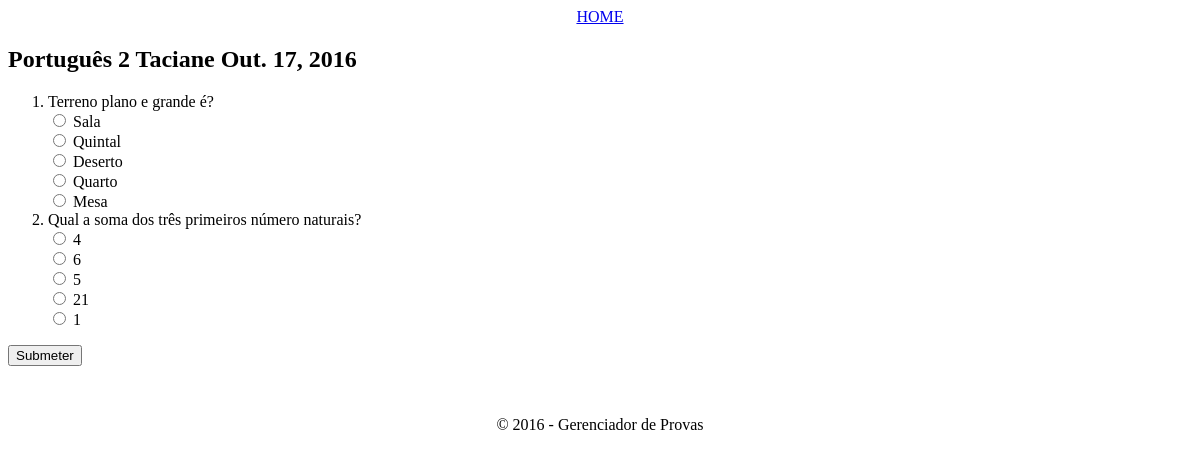
Screenshot of /provas/8/responder with the database file from the repository.
### provas/models.py (models this page shows, shortened)
class Prova(models.Model):
	NIVEL_PROVA = ((1, 'Fácil'), (2, 'Normal'), (3, 'Difícil'))
	nivel      = models.IntegerField(default=2, choices=NIVEL_PROVA)
	data       = models.DateField(null=False)
	autor      = models.CharField(max_length=20)
	disciplina = models.CharField(max_length=15)

class Questao(models.Model):
	ALTERNATIVA_CERTA = ((1, 'a'), (2, 'b'), (3, 'c'), (4, 'd'), (5, 'e'))
	prova                = models.ForeignKey(Prova, on_delete=models.CASCADE)
	enunciado            = models.CharField(null=True, max_length=200)
	alternativa_a        = models.CharField(null=True, max_length=50)
	alternativa_b        = models.CharField(null=True, max_length=50)
	alternativa_c        = models.CharField(null=True, max_length=50)
	alternativa_d        = models.CharField(null=True, max_length=50)
	alternativa_e 		 = models.CharField(null=True, max_length=50)
	alternativa_correta  = models.IntegerField(choices=ALTERNATIVA_CERTA)

### provas/views.py (the view)
# urls.py: url(r'^provas/(?P<id>\d+)/responder', views.ResponderProvaFormView.as_view(), name='responder_prova'),
class ResponderProvaFormView(TemplateView):
	template_name = 'provas/responder_prova.html'
	def get_context_data(self, **kwargs):
		provas = Prova.objects.get(id=self.kwargs['id'])
		questoes = provas.questao_set.all()
		acertos = self.acertos
		total   = self.questoes.count()
		success = self.success
		context = {
			'provas': provas,
			'questoes': questoes,
			'acertos': acertos,
			'total': total,
			'success': success,
		}
		return context
	def get(self, request, *args, **kwargs):
		provas = Prova.objects.get(id=self.kwargs['id'])
		self.questoes = provas.questao_set.all()
		self.respostas_list   = []
		self.questao_ids      = []
		self.questao_ids_fake = []
		self.alternativa_list = []
		self.acertos          = 0
		self.success          = False
		for resposta in range(0, (self.questoes.count())):
			self.questao_ids_fake.append(self.questoes.values_list('id')[resposta])
			self.questao_ids.append(''.join(map(str, self.questao_ids_fake[resposta])))
		for resposta in range(0, self.questoes.count()):
			x = self.questao_ids[resposta]
			self.respostas_list.append(request.GET.get(str(x)))
		self.questao_list = Questao.objects.filter(id__in=self.questao_ids)
		for x in range(0, (self.questoes.count())):
			alt_list = [
				(self.questao_list[x].alternativa_a),
				(self.questao_list[x].alternativa_b),
				(self.questao_list[x].alternativa_c),
				(self.questao_list[x].alternativa_d),
				(self.questao_list[x].alternativa_e)
			]
			self.alternativa_list.append(alt_list)
		for resposta in range(1, self.questoes.count()+1):
			if self.respostas_list[resposta-1] == self.alternativa_list[resposta-1][self.questao_list[resposta-1].alternativa_correta-1]:
				self.acertos += 1
				self.success = True
			elif self.respostas_list[resposta-1] is None:
				self.success = False
			else:
				self.success = True
		return self.render_to_response(
			self.get_context_data(
				success = True
			)
		)

### provas/templates/provas/responder_prova.html (shortened to what this page needs)
{% extends "provas/base.html" %}
{% block content %}
	<h2>{{ provas.disciplina }} {{ provas.nivel}} {{ provas.autor }} {{ provas.data }}</h2>
	{% if success %}
		<p>Você acertou {{ acertos }}/{{ total }}</p>
	{% else %}
	<form action="{% url 'responder_prova' provas.id %}" method="get">
		<ol type="1">
		{% for questao in questoes %}
			<li>{{ questao.enunciado }}</li>
				<input type="radio" name="{{ questao.id }}" value="{{ questao.alternativa_a }}">
				<label>{{ questao.alternativa_a }}</label><br>
				<input type="radio" name="{{ questao.id }}" value="{{ questao.alternativa_b }}">
				<label>{{ questao.alternativa_b }}</label><br>
				<input type="radio" name="{{ questao.id }}" value="{{ questao.alternativa_c }}">
				<label>{{ questao.alternativa_c }}</label><br>
				<input type="radio" name="{{ questao.id }}" value="{{ questao.alternativa_d }}">
				<label>{{ questao.alternativa_d }}</label><br>
				<input type="radio" name="{{ questao.id }}" value="{{ questao.alternativa_e }}">
				<label>{{ questao.alternativa_e }}</label>
		{% endfor %}
		</ol>
		<input type="submit" value="Submeter"></input>
	</form>
	{% endif %}
{% endblock %}

### provas/static/css/style.css (style rules this page uses)
h2 { text-align: left; }

### rows the page displays
Prova: disciplina "Português", nivel "2", autor "Taciane", data "Out. 17, 2016"
Questao: enunciado "Terreno plano e grande é?", alternativa_a "Sala", alternativa_b "Quintal", alternativa_c "Deserto", alternativa_d "Quarto", alternativa_e "Mesa"
Questao: enunciado "Qual a soma dos três primeiros número naturais?", alternativa_a "4", alternativa_b "6", alternativa_c "5", alternativa_d "21", alternativa_e "1"
